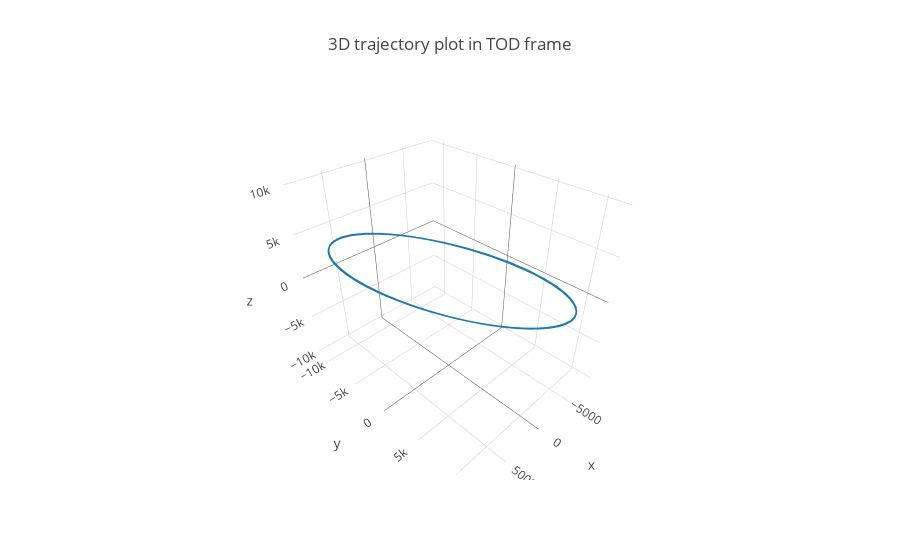

Notebook source saved alongside this figure:
### Markdown cell above
## 3D plot

### Code cell
import plotly.graph_objs as go

trace = go.Scatter3d(
    x = 1e-3 * PV_tod_df['x'],
    y = 1e-3 * PV_tod_df['y'],
    z = 1e-3 * PV_tod_df['z'],
    mode='lines',
    line=dict(
        color='#1f77b4',
        width=3
    )
)

data = [trace]

layout = go.Layout(
    title = '3D trajectory plot in TOD frame',
    scene=dict(
        aspectmode='data'
    )
)

fig = dict(data=data, layout=layout)

py.iplot(fig)

### Figure 1 — Plotly figure (JSON) as saved in the notebook; plotly's stock layout.template omitted (floating-point values rounded to 4 significant figures; data arrays with more than 128 entries replaced by an {"elided": "..."} marker saying what was removed)
{"data": [{"line": {"color": "#1f77b4", "width": 3}, "mode": "lines", "type": "scatter3d", "uid": "5bd745cc-7413-41dc-bb21-05a23d1f4abd", "x": {"elided": "289 float values"}, "y": {"elided": "289 float values"}, "z": {"elided": "289 float values"}}], "layout": {"autosize": true, "scene": {"aspectmode": "data", "aspectratio": {"x": 0.875, "y": 1.159, "z": 0.9859}}, "title": {"text": "3D trajectory plot in TOD frame"}}}
